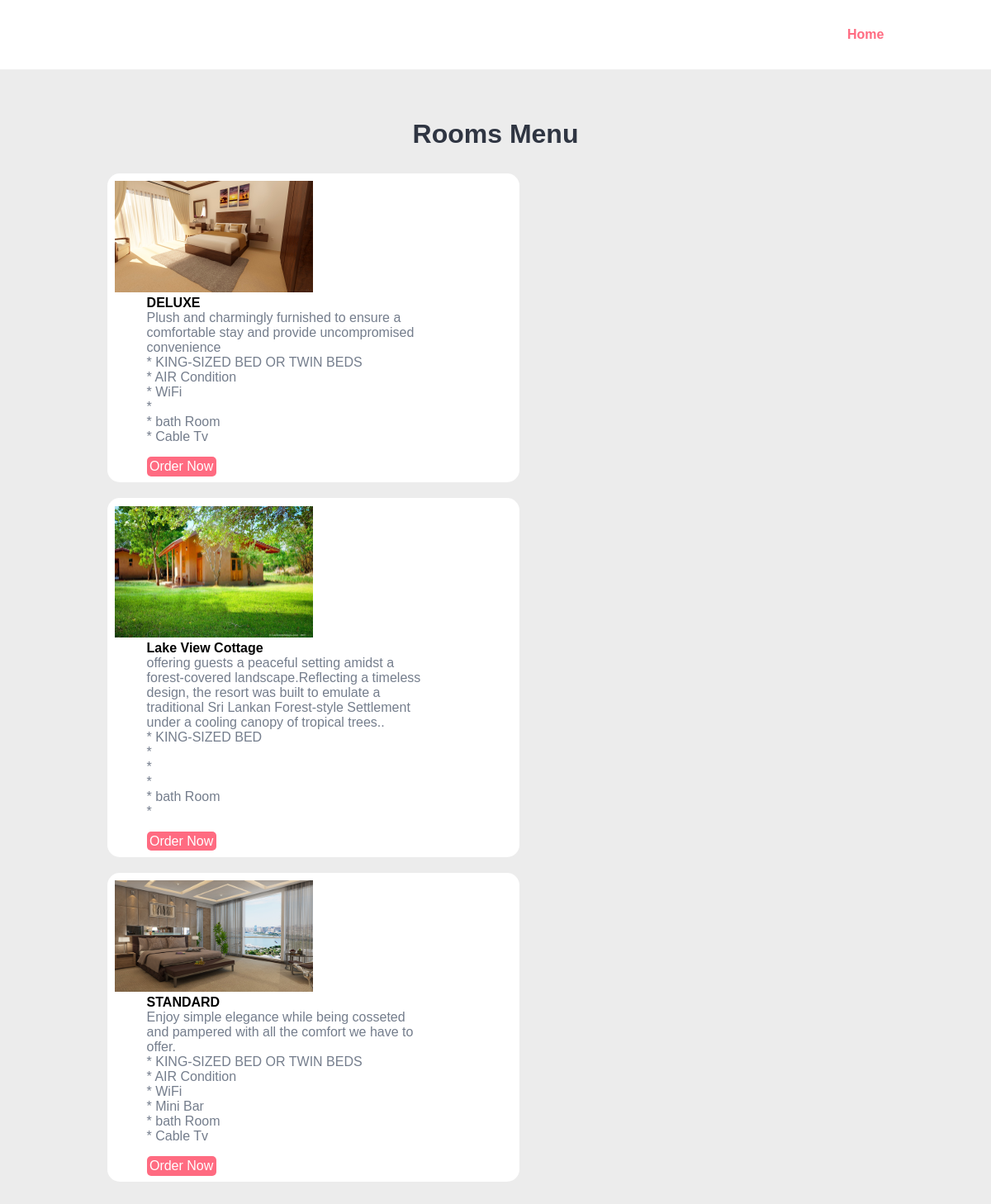
The app's page /Category_Room_Custom.php with its own data.
### tables this page shows
CREATE TABLE `room` (
  `img` varchar(300) NOT NULL,
  `name` varchar(150) NOT NULL,
  `details` varchar(400) NOT NULL,
  `bed` varchar(150) NOT NULL,
  `air` varchar(100) NOT NULL,
  `wifi` varchar(100) NOT NULL,
  `bar` varchar(100) NOT NULL,
  `bath` varchar(100) NOT NULL,
  `tv` varchar(100) NOT NULL,
  `button` varchar(100) NOT NULL,
  `id` int(11) NOT NULL
);

### Category_Room_Custom.php (the view, shortened to what this page needs)
<!DOCTYPE html>
<html lang="en">
<head>
    <link rel="stylesheet" href="css/style.css">
</head>
<body>
    <section class="navbar">
        <div class="container">
            <div class="menu text-right">
                <ul>
                    <li>
                        <a href="Home.php">Home</a>
                    </li>
                </ul>
            </div>
        </div>
    </section>
    <section class="food-menu">
        <div class="container">
            <h2 class="text-center">Rooms Menu</h2>
            <?php
            require_once './config.php';
            $sql = "SELECT * FROM room ";
            $result = $dbconn->query($sql);
            if (mysqli_num_rows($result) > 0) {
                while ($row = $result->fetch_assoc()) {
            ?>
            <div class="food-menu-box">
                <div class="food-menu-img">
                    <img src="PIC/<?php echo $row['img']; ?>" alt="" class="img-responsive">
                </div>
                <div class="food-menu-desc">
                    <h4><?php echo $row['name']; ?></h4>
                    <p class="food-detail">
                    <?php echo $row['details'];?>
                    </p>
                    <p class="food-detail"> * <?php echo $row['bed']; ?></p>
                    <p class="food-detail"> * <?php echo $row['air']; ?></p>
                    <p class="food-detail"> * <?php echo $row['wifi']; ?></p>
                    <p class="food-detail"> * <?php echo $row['bar']; ?></p>
                    <p class="food-detail"> * <?php echo $row['bath']; ?></p>
                    <p class="food-detail"> * <?php echo $row['tv']; ?></p>
                    <br>
                    <a href="Login.php" class="btn btn-primary"><?php echo $row['button']; ?></a>
                </div>
            </div>
            <?php
                }
            }
            ?>
        </div>
    </section>
</body>
</html>

### css/style.css (style rules this page uses)
* { margin: 0 0; padding: 0 0; font-family: Arial, Helvetica, sans-serif; }
.container { width: 80%; margin: 0 auto; padding: 1%; }
.img-responsive { width: 100%; }
.text-right { text-align: right; }
.text-center { text-align: center; }
a { color: #ff6b81; text-decoration: none; }
.btn { padding: 1%; border: none; font-size: 1rem; border-radius: 5px; }
.btn-primary { background-color: #ff6b81; color: white; cursor: pointer; }
h2 { color: #2f3542; font-size: 2rem; margin-bottom: 2%; }
.menu { line-height: 60px; }
.menu ul { list-style-type: none; }
.menu ul li { display: inline; padding: 1%; font-weight: bold; }
.food-menu { background-color: #ececec; padding: 4% 0; }
.food-menu-box { width: 50%; margin: 1%; padding: 1%; float: left; background-color: white; border-radius: 15px; }
.food-menu-img { width: 50%; float: left; }
.food-menu-desc { width: 70%; float: left; margin-left: 8%; }
.food-detail { font-size: 1rem; color: #747d8c; }

### records on screen
room: img (picture), name "DELUXE", details "Plush and charmingly furnished to ensure a comfortable stay and provide uncompromised convenience", bed "KING-SIZED BED OR TWIN BEDS", air "AIR Condition", wifi "WiFi", bath "bath Room", tv "Cable Tv", button "Order Now"
room: img (picture), name "Lake View Cottage", details "offering guests a peaceful setting amidst a forest-covered landscape.Reflecting a timeless design, the resort was built to emulate a traditional Sri Lankan Forest-style Settlement under a cooling canopy of tropical trees..", bed "KING-SIZED BED", bath "bath Room", button "Order Now"
room: img (picture), name "STANDARD", details "Enjoy simple elegance while being cosseted and pampered with all the comfort we have to offer.", bed "KING-SIZED BED OR TWIN BEDS", air "AIR Condition", wifi "WiFi", bar "Mini Bar", bath "bath Room", tv "Cable Tv", button "Order Now"
